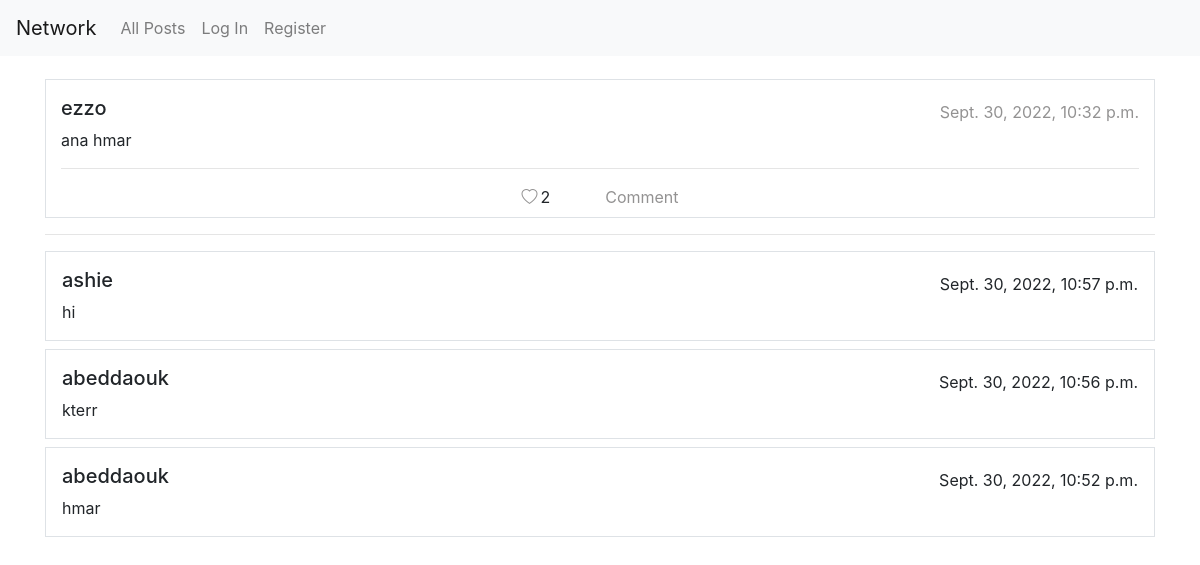
/post_view/22, run on the app's committed database.
### network/models.py (models this page shows, shortened)
class Posts(models.Model):
    user = models.ForeignKey(User, on_delete=models.CASCADE, null=True)
    text = models.CharField(max_length=1000)
    datetime = models.DateTimeField(default=datetime.now())
    likes = models.IntegerField(default=0)

class User(AbstractUser):
    backgroundColor = models.TextField(default="#cb444a")
    bio = models.TextField(default="No Bio")
    image = models.ImageField(null=True, default="profile.png", upload_to="media/")

class Comments(models.Model):
    user = models.ForeignKey(User, on_delete=models.CASCADE, null=True)
    post = models.ForeignKey(Posts, on_delete=models.CASCADE, null=True)
    comment = models.CharField(max_length=1000)
    datetime = models.DateTimeField(default=datetime.now())

### network/views.py (the view, shortened to what this page needs)
# urls.py: path("post_view/<int:post_id>", views.post_view, name="postView"),
def post_view(request, post_id):
    post = Posts.objects.get(pk=post_id)
    try:
        is_liked = Exists(Likes.objects.get(post=post_id, user=request.user))
    except:
        is_liked = False
    comments = Comments.objects.filter(post=post_id).order_by("datetime")[::-1]
    return render(request, "network/post.html", {
        "post": post,
        "is_liked": is_liked,
        "comments": comments
    })

### network/templates/network/post.html (shortened to what this page needs)
{% extends "network/layout.html" %}
{% block body %}
<div class="container">
    <div class="container border mt-2" data-animation data-id="{{ post.id }}">
        <div class="row pt-3">
            <div class="col">
                <div class="d-flex align-items-center justify-content-between">
                    <div>
                        {% if user.is_authenticated %}
                        <a>
                            <h5>{{ post.user }}</h5>
                        </a>
                        {% else %}
                        <a>
                            <h5>{{ post.user }}</h5>
                        </a>
                        {% endif %}
                    </div>
                    <div style="color: rgb(147, 146, 146);">
                        {{ post.datetime }}
                    </div>
                </div>
                <p>{{ post.text }}</p>
                <hr />
                <div class="d-flex align-items-center justify-content-center mb-2">
                    <span>
                        {% if not is_liked %}
                        <i id="heart-icon" data-action="like" class="bi bi-heart"></i>
                        {% else %}
                        <i id="heart-icon" data-action="unlike" class="bi bi-heart-fill text-danger"></i>
                        {% endif %}
                    </span>
                    <div style="padding-left: 3px;">{{post.postLiked.count}}</div>
                    <a style="margin-left: 55px;" href="#">Comment</a>
                </div>
            </div>
        </div>
    </div>
    <hr />
    {% for comment in comments %}
    <div class="border p-3 mb-2">
        <div class="d-flex align-items-center justify-content-between">
            <div>
                <h5>{{ comment.user }}</h5>
            </div>
            <div>
                {{ comment.datetime }}
            </div>
        </div>
        <div>
            {{ comment.comment }}
        </div>
    </div>
    {% endfor %}
</div>
{% endblock %}

### network/static/network/styles.css (style rules this page uses)
#heart-icon { color: rgb(147, 146, 146); }
a { color: rgb(147, 146, 146);; }

### data on the page
Posts: user "ezzo", datetime "Sept. 30, 2022, 10:32 p.m.", text "ana hmar", postLiked.count "2"
Comments: user "ashie", datetime "Sept. 30, 2022, 10:57 p.m.", comment "hi"
Comments: user "abeddaouk", datetime "Sept. 30, 2022, 10:56 p.m.", comment "kterr"
Comments: user "abeddaouk", datetime "Sept. 30, 2022, 10:52 p.m.", comment "hmar"
